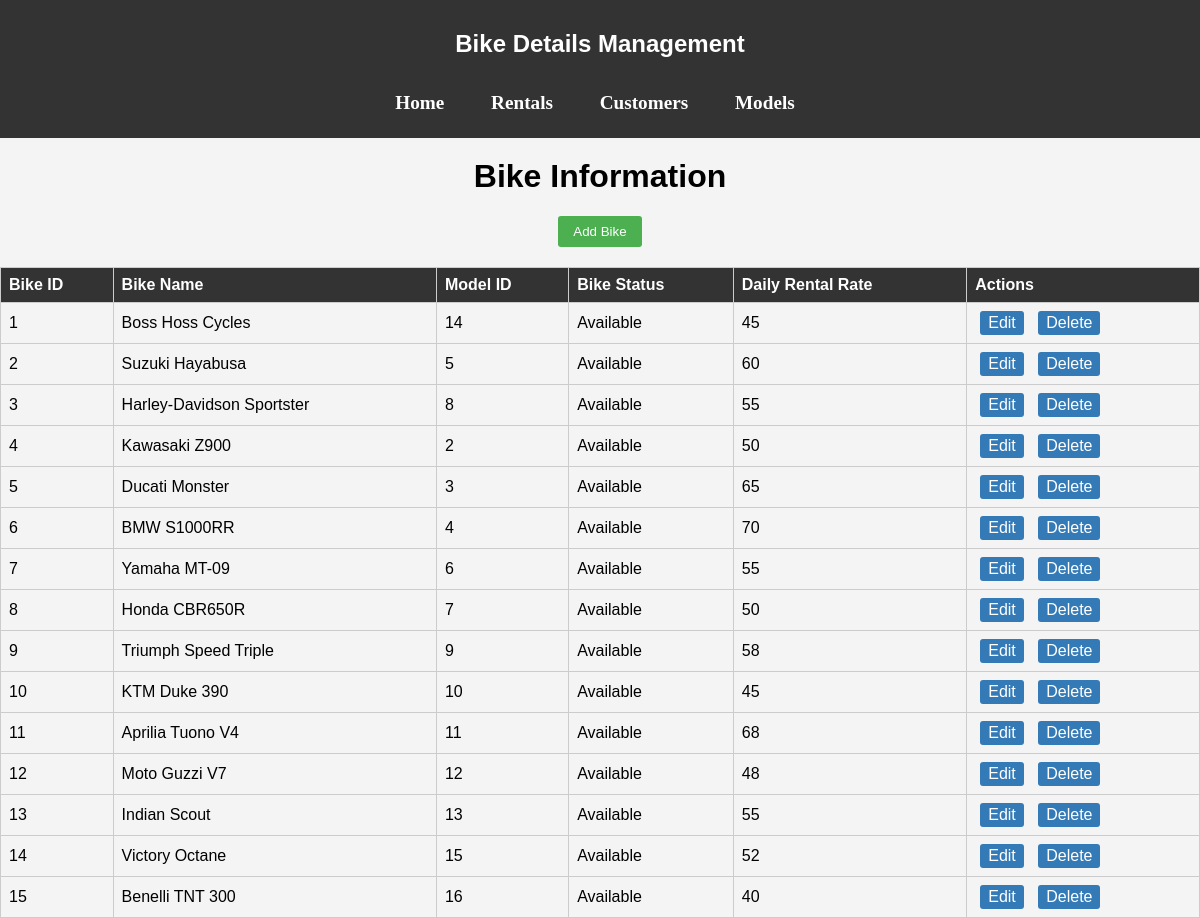
The page /bike on the database its author committed.
### tables this page shows
CREATE TABLE Bikes (
            Bike_ID INTEGER PRIMARY KEY AUTOINCREMENT,
            Bike_Name TEXT NOT NULL,
            Model_ID INTEGER,
            Bike_Status TEXT DEFAULT 'Available',
            Daily_Rental_Rate DECIMAL(10, 2) NOT NULL,
            FOREIGN KEY (Model_ID) REFERENCES Models(Model_ID)

        );

### app.py (the view)
@app.route('/bike')
def display_bike_table():
    conn = sqlite3.connect('bike_rental.db')
    cursor = conn.cursor()
    cursor.execute('SELECT * FROM Bikes')
    data = cursor.fetchall()
    conn.close()
    return render_template('bike.html', bikes=data)

### templates/bike.html (shortened to what this page needs)
<!DOCTYPE html>
<html lang="en">
<head>
    <link rel="stylesheet" href="{{ url_for('static', filename='index.css') }}">
    <link rel="stylesheet" href="{{ url_for('static', filename='table.css') }}">
</head>
<body>
    <nav class="navbar">
        <h1>Bike Details Management</h1>
        <ul>
            <li><a href="/">Home</a></li>
            <li><a href="/rent">Rentals</a></li>
            <li><a href="/customer">Customers</a></li>
            <li><a href="/model">Models</a></li>
        </ul>
    </nav>
    <h1>Bike Information</h1>
    <a href="/bike_add">
        <button>Add Bike</button></a>
    <table border="1">
        <thead>
            <tr>
                <th>Bike ID</th>
                <th>Bike Name</th>
                <th>Model ID</th>
                <th>Bike Status</th>
                <th>Daily Rental Rate</th>
                <th>Actions</th>
            </tr>
        </thead>
        <tbody>
            {% for bike in bikes %}
            <tr>
                <td>{{ bike[0] }}</td>
                <td>{{ bike[1] }}</td>
                <td>{{ bike[2] }}</td>
                <td>{{ bike[3] }}</td>
                <td>{{ bike[4] }}</td>
                <td>
                    <a href="/bike_edit/{{bike[0]}}">Edit</a>
                    <a href="/bike_delete/{{ bike[0] }}" onclick="return confirm('Are you sure you want to delete this bike?')">Delete</a>
                </td>
            </tr>
            {% endfor %}
        </tbody>
    </table>
</body>
</html>

### static/index.css (style rules this page uses)
body, ul { font-family: Arial, sans-serif; margin: 0; padding: 0; }
.navbar { background-color: #333; color: white; text-align: center; }
.navbar h1 { padding: 20px; margin: 0; }
.navbar ul { list-style-type: none; margin: 0; padding: 0; }
.navbar ul li { display: inline; }
.navbar ul li a { display: inline-block; color: white; text-align: center; padding: 14px 16px; text-decoration: none; }
ul { list-style: none; padding: 0; color:pink ; font-size: larger; font-family: Cambria, Cochin, Georgia, Times, 'Times New Roman', serif; font-weight: bolder; }

### static/table.css (style rules this page uses)
body { font-family: Arial, sans-serif; margin: 0; padding: 0; background-color: #f4f4f4; }
h1 { text-align: center; margin-top: 20px; }
.navbar { background-color: #333; color: white; padding: 10px 20px; }
.navbar h1 { margin: 0; font-size: 24px; }
.navbar ul { list-style-type: none; margin: 0; padding: 0; }
.navbar ul li { display: inline; margin-right: 10px; }
.navbar ul li a { color: white; text-decoration: none; }
table { width: 100%; border-collapse: collapse; margin-top: 20px; }
table, th, td { border: 1px solid #ccc; }
th, td { padding: 8px; text-align: left; }
th { background-color: #333; color: white; }
button { padding: 8px 15px; background-color: #4CAF50; color: white; border: none; border-radius: 3px; cursor: pointer; text-decoration: none; margin-top: 20px; display: block; margin-left: auto; margin-right: auto; }
a { text-decoration: none; color: #337ab7; }
table td:last-of-type a { display: inline-block; margin: 0 5px; padding: 3px 8px; text-decoration: none; border-radius: 3px; background-color: #337ab7; color: #fff; cursor: pointer; transition: background-color 0.3s ease; }

### rows shown on the page
Bikes: Bike_ID "1", Bike_Name "Boss Hoss Cycles", Model_ID "14", Bike_Status "Available", Daily_Rental_Rate "45"
Bikes: Bike_ID "2", Bike_Name "Suzuki Hayabusa", Model_ID "5", Bike_Status "Available", Daily_Rental_Rate "60"
Bikes: Bike_ID "3", Bike_Name "Harley-Davidson Sportster", Model_ID "8", Bike_Status "Available", Daily_Rental_Rate "55"
Bikes: Bike_ID "4", Bike_Name "Kawasaki Z900", Model_ID "2", Bike_Status "Available", Daily_Rental_Rate "50"
Bikes: Bike_ID "5", Bike_Name "Ducati Monster", Model_ID "3", Bike_Status "Available", Daily_Rental_Rate "65"
Bikes: Bike_ID "6", Bike_Name "BMW S1000RR", Model_ID "4", Bike_Status "Available", Daily_Rental_Rate "70"
Bikes: Bike_ID "7", Bike_Name "Yamaha MT-09", Model_ID "6", Bike_Status "Available", Daily_Rental_Rate "55"
Bikes: Bike_ID "8", Bike_Name "Honda CBR650R", Model_ID "7", Bike_Status "Available", Daily_Rental_Rate "50"
Bikes: Bike_ID "9", Bike_Name "Triumph Speed Triple", Model_ID "9", Bike_Status "Available", Daily_Rental_Rate "58"
Bikes: Bike_ID "10", Bike_Name "KTM Duke 390", Model_ID "10", Bike_Status "Available", Daily_Rental_Rate "45"
Bikes: Bike_ID "11", Bike_Name "Aprilia Tuono V4", Model_ID "11", Bike_Status "Available", Daily_Rental_Rate "68"
Bikes: Bike_ID "12", Bike_Name "Moto Guzzi V7", Model_ID "12", Bike_Status "Available", Daily_Rental_Rate "48"
Bikes: Bike_ID "13", Bike_Name "Indian Scout", Model_ID "13", Bike_Status "Available", Daily_Rental_Rate "55"
Bikes: Bike_ID "14", Bike_Name "Victory Octane", Model_ID "15", Bike_Status "Available", Daily_Rental_Rate "52"
Bikes: Bike_ID "15", Bike_Name "Benelli TNT 300", Model_ID "16", Bike_Status "Available", Daily_Rental_Rate "40"
